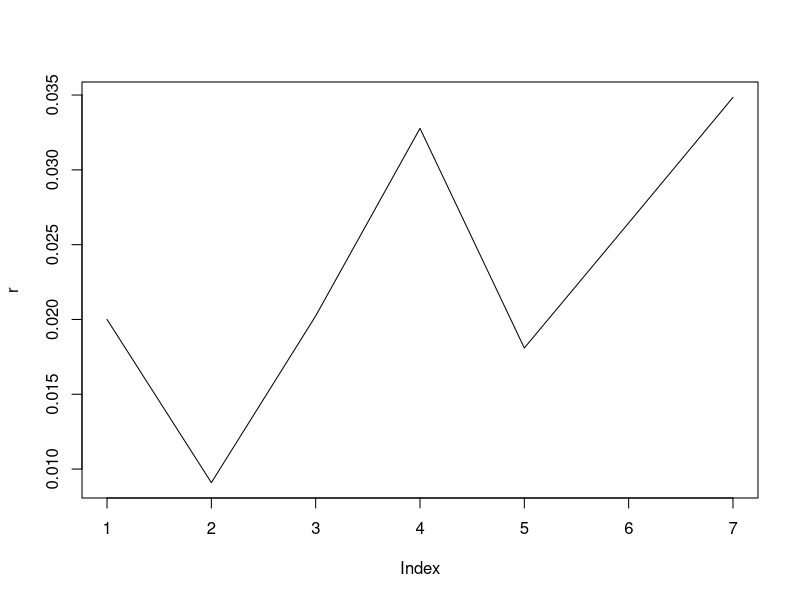

This figure's R source:



## Lets first estimate r* 

K = 4.5


# Vasicek parameters
# HANDIN NOTATION
#      kappa   theta^Q       sigma
# dr = 0.1 * (0.05 - r) dt + 0.015 r dW
# r(0) = r0

# Convert to book notation
a <- 0.1
b <- 0.1 * 0.05
sig <- 0.015
r0 <- 0.02

# prop 24.3

v_p <- function(t, capT, r, a, b, sigma) {
	# B function
	B <- (1/a) * (1 - exp(-a*(capT - t)))
	
	# A function
	A_1 <- ((B - capT + t) * (a*b - 0.5 * sigma^2))	/ a^2
	A_2 <- ((sigma^2) * (B^2)) / (4*a)
	A <- A_1 - A_2
	
	exp(A - B*r)
}


# Build optim function
op <- function(r_star) {
	sum <- v_p(1, 2, r = r_star, a = a, b = b, sigma = 0.015) +
		v_p(1, 3, r = r_star, a = a, b = b, sigma = 0.015) +
		v_p(1, 4, r = r_star, a = a, b = b, sigma = 0.015) +
		v_p(1, 5, r = r_star, a = a, b = b, sigma = 0.015) + 
		v_p(1, 6, r = r_star, a = a, b = b, sigma = 0.015)
	
	K - sum
}

# v_p(0, 6, 0.06, a = a, b = b, sigma = 0.015)
sol <- uniroot(op, c(0, 1))

r_star <- sol$root

# We need to simulate r(t) 
## simulate short rate paths
n <- 1   # MC simulation trials
T <- 6    # total time
m <- 6   # subintervals
dt <- T/m  # difference in time each subinterval

r <- matrix(0,m+1,n)  # matrix to hold short rate paths
r[1,] <- r0

k = 0.1 
theta = 0.05

for(j in 1:n){
	for(i in 2:(m+1)){
		dr <- k*(theta-r[i-1,j])*dt + sig*sqrt(dt)*rnorm(1,0,1)
		r[i,j] <- r[i-1,j] + dr
	}
} 

plot(r, type="l")
## NO WE DONT WE HAVE r0 !!!

# Calculate K_i 
# Use v_p with r = r_star 

# Calculate bond options prop 24.9 (note there is refered to the same formula in chap 26)
# USING 26.13
# T_1 = 1 = capT 
# T_2 = 2


call_price <- function(T1, T2) {
	sig_2  <- ((sig^2) / (2*a^3)) * (1 - exp(-2*a*T1)) * 
		(1 - exp(-a*(T2 - T1)))^2
	
	p_0_2 <- v_p(0, T2, r = r0, a = a, b = b, sigma = sig)
	p_0_1 <- v_p(0, T1, r = r0, a = a, b = b, sigma = sig)
	
	K_2 <- v_p(1, T2, r = r_star, a = a, b = b, sigma = sig)
	d2 <-( log( p_0_2 / (K_2 * p_0_1) ) - 0.5 * sig_2) / sqrt(sig_2)
	d1 <- d2 + sqrt(sig_2)
	
	# time 0 price 
	p_0_2 * pnorm(d1) - K_2 * p_0_1 * pnorm(d2)
	
	
}

sum(call_price(T1 = 1, T2 = 2:6))
